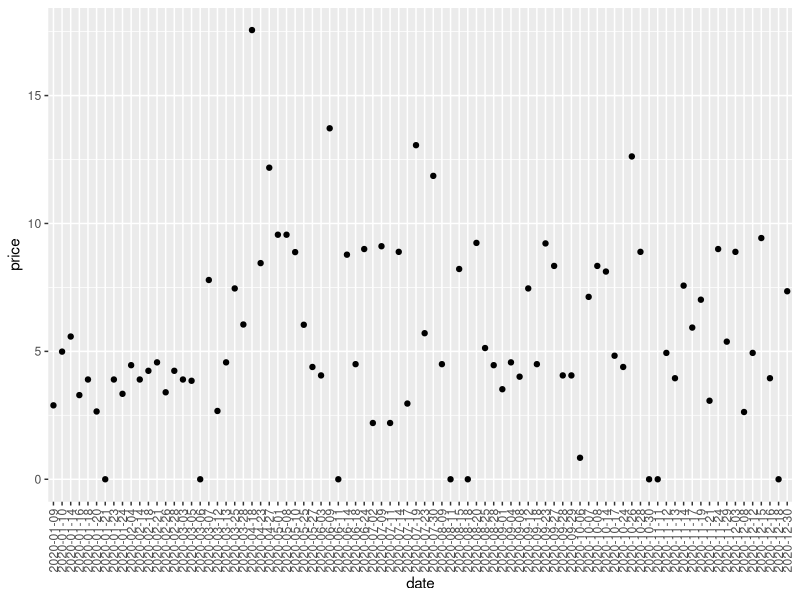

The R source for this figure: (Note: this script raises an error after producing the figure.)
## ---- chunk 1
data <- read.csv("dunkin.csv")

print(data)
## ---- chunk 2
# save png file
#ggsave(file="dunkin-chart.png", width=10, height=5, dpi=300)

library(ggplot2)

data <- read.csv("dunkin.csv")
# data <- data.frame("dunkin.csv")

p <- ggplot(data, aes(x=date, y=price)) +
  #geom_bar(stat = "identity")
  geom_point()

p + guides(x = guide_axis(angle = 90))
## ---- chunk 3
library(dplyr)
library(lubridate)

byMonth <- aggregate(cbind(price)~month(date),
             data=data,FUN=sum)

print(byMonth)
## ---- chunk 4
library(ggplot2)
library(lubridate)

p <- ggplot(bymonth, aes(x=date(month), y=price)) +
  #geom_bar(stat = "identity")
  geom_point()

p + guides(x = guide_axis(angle = 90))
